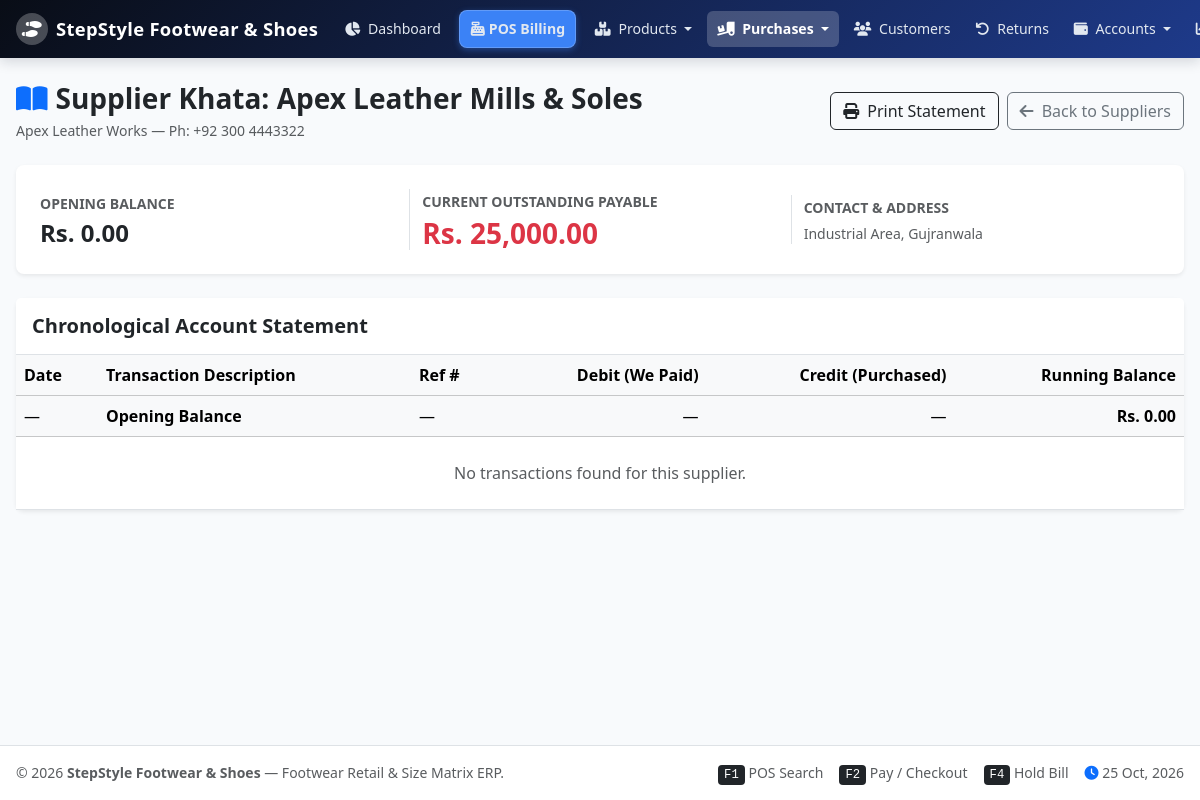
The page /supplier_ledger.php?id=2 (signed in) on the database its author committed.
### tables this page shows
CREATE TABLE `suppliers` (
  `id` INT AUTO_INCREMENT PRIMARY KEY,
  `name` VARCHAR(100) NOT NULL,
  `company` VARCHAR(150) NULL,
  `phone` VARCHAR(30) NULL,
  `email` VARCHAR(100) NULL,
  `address` TEXT NULL,
  `opening_balance` DECIMAL(12,2) NOT NULL DEFAULT 0.00,
  `current_balance` DECIMAL(12,2) NOT NULL DEFAULT 0.00,
  `created_at` TIMESTAMP DEFAULT CURRENT_TIMESTAMP
);

### config/functions.php (called while the page is built, shortened)
<?php
function get_setting($key, $default = '') {
    static $settings_cache = null;
    if ($settings_cache === null) {
        $db = getDB();
        $stmt = $db->query("SELECT setting_key, setting_value FROM settings");
        $settings_cache = [];
        while ($row = $stmt->fetch()) {
            $settings_cache[$row['setting_key']] = $row['setting_value'];
        }
    }
    return $settings_cache[$key] ?? $default;
}
function format_currency($amount, $show_symbol = true) {
    $symbol = get_setting('currency_symbol', 'Rs.');
    $formatted = number_format((float)$amount, 2);
    return $show_symbol ? $symbol . ' ' . $formatted : $formatted;
}
function clean($str) {
    return htmlspecialchars(trim((string)$str), ENT_QUOTES, 'UTF-8');
}

### supplier_ledger.php (the view, shortened to what this page needs)
<?php
$db = getDB();
$supplier_id = (int)($_GET['id'] ?? 0);
$stmt = $db->prepare("SELECT * FROM suppliers WHERE id = ?");
$stmt->execute([$supplier_id]);
$supplier = $stmt->fetch();
$purchases = $db->prepare("SELECT id, po_number as ref_no, purchase_date as tx_date, 'purchase' as type, grand_total as amount, notes
                           FROM purchases WHERE supplier_id = ?");
$purchases->execute([$supplier_id]);
$p_list = $purchases->fetchAll();
$payments = $db->prepare("SELECT id, reference_no as ref_no, payment_date as tx_date, 'payment' as type, amount, payment_method, notes
                          FROM supplier_payments WHERE supplier_id = ?");
$payments->execute([$supplier_id]);
$pay_list = $payments->fetchAll();
$ledger = array_merge($p_list, $pay_list);
usort($ledger, function($a, $b) {
    return strtotime($a['tx_date']) <=> strtotime($b['tx_date']);
});
require_once __DIR__ . '/includes/header.php';
?>
<div class="container-fluid px-3 pt-3">
    <div class="d-flex justify-content-between align-items-center mb-4">
        <div>
            <h2 class="h3 fw-bold text-dark mb-1">
                <i class="fa-solid fa-book-open text-primary me-2"></i>Supplier Khata: <?= clean($supplier['name']) ?>
            </h2>
            <p class="text-muted small mb-0"><?= clean($supplier['company'] ?? 'Wholesaler') ?> &mdash; Ph: <?= clean($supplier['phone'] ?? '-') ?></p>
        </div>
        <div class="d-flex gap-2">
            <button onclick="window.print()" class="btn btn-outline-dark">
                <i class="fa-solid fa-print me-1"></i> Print Statement
            </button>
            <a href="suppliers.php" class="btn btn-outline-secondary">
                <i class="fa-solid fa-arrow-left me-1"></i> Back to Suppliers
            </a>
        </div>
    </div>
    <div class="card border-0 shadow-sm rounded-3 p-4 bg-white mb-4">
        <div class="row align-items-center">
            <div class="col-md-4">
                <span class="text-muted small fw-semibold text-uppercase">Opening Balance</span>
                <h4 class="fw-bold text-dark mt-1 mb-0"><?= format_currency($supplier['opening_balance']) ?></h4>
            </div>
            <div class="col-md-4 border-start">
                <span class="text-muted small fw-semibold text-uppercase">Current Outstanding Payable</span>
                <h3 class="fw-bold text-danger mt-1 mb-0"><?= format_currency($supplier['current_balance']) ?></h3>
            </div>
            <div class="col-md-4 border-start">
                <span class="text-muted small fw-semibold text-uppercase">Contact &amp; Address</span>
                <div class="small text-muted mt-1"><?= clean($supplier['address'] ?? 'No address recorded') ?></div>
            </div>
        </div>
    </div>
    <div class="card border-0 shadow-sm rounded-3 bg-white">
        <div class="card-header bg-white py-3 border-bottom">
            <h5 class="fw-bold text-dark mb-0">Chronological Account Statement</h5>
        </div>
        <div class="table-responsive">
            <table class="table table-hover align-middle mb-0">
                <thead class="table-light">
                    <tr>
                        <th>Date</th>
                        <th>Transaction Description</th>
                        <th>Ref #</th>
                        <th class="text-end">Debit (We Paid)</th>
                        <th class="text-end">Credit (Purchased)</th>
                        <th class="text-end">Running Balance</th>
                    </tr>
                </thead>
                <tbody>
                    <tr class="table-light">
                        <td>&mdash;</td>
                        <td><strong>Opening Balance</strong></td>
                        <td>&mdash;</td>
                        <td class="text-end">&mdash;</td>
                        <td class="text-end">&mdash;</td>
                        <td class="text-end fw-bold"><?= format_currency($supplier['opening_balance']) ?></td>
                    </tr>
                    <?php
                    if (empty($ledger)):
                    ?>
                        <tr><td colspan="6" class="text-center py-4 text-muted">No transactions found for this supplier.</td></tr>
                    <?php endif; ?>
                </tbody>
            </table>
        </div>
    </div>
</div>
<?php require_once __DIR__ . '/includes/footer.php'; ?>

### assets/css/style.css (style rules this page uses)
:root { --primary-color: #2563eb; --primary-hover: #1d4ed8; --secondary-color: #0f172a; --accent-color: #0284c7; --success-color: #10b981; --warning-color: #f59e0b; --danger-color: #ef4444; --bg-light: #f8fafc; --card-bg: #ffffff; --border-color: #e2e8f0; --text-main: #0f172a; --text-muted: #64748b; }
html, body { max-width: 100%; overflow-x: hidden; margin: 0; padding: 0; }
body { font-family: 'Segoe UI', system-ui, -apple-system, BlinkMacSystemFont, 'Roboto', sans-serif; background-color: var(--bg-light); color: var(--text-main); min-height: 100vh; display: flex; flex-direction: column; -webkit-font-smoothing: antialiased; }
.table-responsive { max-width: 100%; overflow-x: auto; -webkit-overflow-scrolling: touch; }

### rows shown on the page
suppliers: name "Apex Leather Mills & Soles", company "Apex Leather Works", phone "+92 300 4443322", opening_balance "Rs. 0.00", current_balance "Rs. 25,000.00", address "Industrial Area, Gujranwala"

### other values the page prints
$shop_name "StepStyle Footwear & Shoes"
get_setting('shop_name', 'Shoes POS') "StepStyle Footwear & Shoes"
